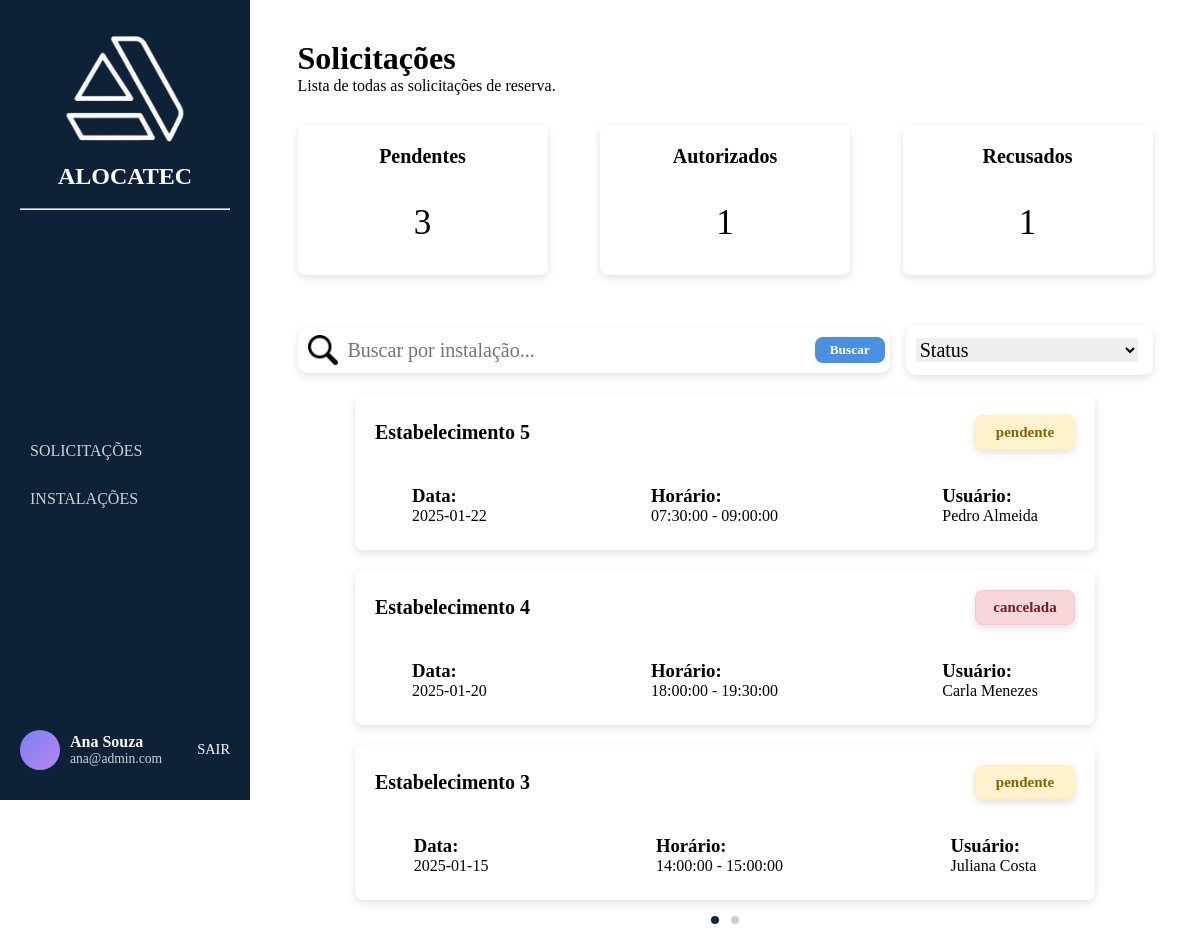
The app's page /pages/solicitacao/solicitacao.php (signed in) with its own data.
### tables this page shows
CREATE TABLE reserva (
    id_reserva INT AUTO_INCREMENT PRIMARY KEY,
    data DATE NOT NULL,
    horario_inicio TIME NOT NULL,
    horario_fim TIME NOT NULL,
    status ENUM('pendente', 'concluída', 'cancelada') NOT NULL,
    capacidade INT NOT NULL, 
     data_reserva DATETIME DEFAULT CURRENT_TIMESTAMP,
    id_usuario INT NOT NULL,
    id_estabelecimento INT NOT NULL,
    id_espaco INT NOT NULL,
    id_administrador INT NOT NULL,
    FOREIGN KEY (id_usuario) REFERENCES usuario(id_usuario),
    FOREIGN KEY (id_estabelecimento) REFERENCES estabelecimento(id_estabelecimento),
    FOREIGN KEY (id_espaco) REFERENCES espaco(id_espaco),
    FOREIGN KEY (id_administrador) REFERENCES administrador(id_administrador)
);

CREATE TABLE estabelecimento (
    id_estabelecimento INT AUTO_INCREMENT PRIMARY KEY,
    nome_est VARCHAR(100) NOT NULL,
    tipo ENUM('Vôlei','Futebol','Basquete','Piscina', 'Poliesportivo','Outros') NOT NULL,
    endereco VARCHAR(150) NOT NULL,
    numero NUMERIC(5) NOT NULL,
    bairro VARCHAR(150) NOT NULL,
    cep VARCHAR(10) NOT NULL,
    cidade VARCHAR(150) NOT NULL,
    complemento VARCHAR(150),
    uf VARCHAR(2) NOT NULL,
    status ENUM('Ativo', 'Inativo') NOT NULL,
    inicio TIME NOT NULL,
    termino TIME NOT NULL,
    disponibilidade ENUM('Seg-Sex', 'Sab-Dom', 'Seg-Dom') NOT NULL,
    id_administrador INT NOT NULL,
    FOREIGN KEY (id_administrador) REFERENCES administrador(id_administrador)
);

CREATE TABLE usuario (
    id_usuario INT AUTO_INCREMENT PRIMARY KEY,
    nome_usu VARCHAR(100) NOT NULL,
    email VARCHAR(100) NOT NULL,
    telefone VARCHAR(20) NOT NULL,
    data_nas date not null,
    estado varchar(50) not null,
    cidade varchar(100) not null,
    cep varchar(8) not null,
    cpf VARCHAR(20) NOT NULL,
    endereco VARCHAR(150) NOT NULL,
    senha VARCHAR(255) NOT NULL,
    genero enum('F', 'M') not null
);

### login/login.php (called while the page is built, shortened)
<?php
if (session_status() === PHP_SESSION_NONE) {
class Store {
    public static function get($key) {
        return $_SESSION[$key] ?? null;
    }
}
}

### pages/solicitacao/solicitacao.php (the view, shortened to what this page needs)
<?php
require_once '../../login/login.php';
$usuario = Store::get('usuario');
?>
<!DOCTYPE html>
<html lang="pt-BR">
<head>
  <link rel="stylesheet" href="solicitacao.css">
</head>
<body>
<aside class="sidebar">
  <div class="logo">
    <div class="icone-logo">
      <img src="./img/logo.png" alt="Logo ALOCATEC">
    </div>
    <h2>ALOCATEC</h2>
    <br><hr>
  </div>
  <nav>
    <ul>
      <li><a href="../solicitacao/solicitacao.php">SOLICITAÇÕES</a></li>
      <li><a href="../instalacoes/instalacoes.php">INSTALAÇÕES</a></li>
    </ul>
  </nav>
  <div class="user">
    <div class="avatar"></div>
    <div class="user-info">
      <p class="nome"><?= htmlspecialchars($usuario['nome']) ?></p>
      <p class="cargo"><?= htmlspecialchars($usuario['email']) ?></p>
    </div>
    <a href="../../login/logout.php" class="logout">SAIR</a>
  </div>
</aside>
<div class="content">
  <div class="page">
    <h1>Solicitações</h1>
    <p>Lista de todas as solicitações de reserva.</p>
  </div>
<div class="nao-sei">
  <div class="status">
    <h2>Pendentes</h2>
    <?php
    require '../../database/conexao_bd_mysql.php';
    $sql = "SELECT COUNT(*) AS total FROM reserva WHERE status='Pendente'";
    $r = mysqli_query($conexao_servidor_bd, $sql);
    echo "<div class='resultado'>" . mysqli_fetch_assoc($r)['total'] . "</div>";
    ?>
  </div>
  <div class="status">
    <h2>Autorizados</h2>
    <?php
    $sql = "SELECT COUNT(*) AS total FROM reserva WHERE status='concluída'";
    $r = mysqli_query($conexao_servidor_bd, $sql);
    echo "<div class='resultado'>" . mysqli_fetch_assoc($r)['total'] . "</div>";
    ?>
  </div>
  <div class="status">
    <h2>Recusados</h2>
    <?php
    $sql = "SELECT COUNT(*) AS total FROM reserva WHERE status='cancelada'";
    $r = mysqli_query($conexao_servidor_bd, $sql);
    echo "<div class='resultado'>" . mysqli_fetch_assoc($r)['total'] . "</div>";
    ?>
  </div>
</div>
<form method="GET" class="filters">
  <div class="search">
    <img src="./img/lupa.png" alt="Buscar">
    <input
      type="text"
      name="busca"
      placeholder="Buscar por instalação..."
      value="<?= isset($_GET['busca']) ? htmlspecialchars($_GET['busca']) : '' ?>"
    >
    <button type="submit" class="btn-buscar">Buscar</button>
  </div>
  <div class="chip">
    <select name="status" onchange="this.form.submit()">
      <option value="">Status</option>
    </select>
  </div>
</form>
<?php
require '../../database/conexao_bd_mysql.php';
$statusFiltro = "";
$buscaFiltro = "";
$limite = 3;
$onde_estou = isset($_GET['page']) ? max(1, intval($_GET['page'])) : 1;
$linha_mysql = ($onde_estou - 1) * $limite;
$total_query = "
    SELECT COUNT(*) AS total
    FROM reserva R
    INNER JOIN estabelecimento ES ON R.id_estabelecimento = ES.id_estabelecimento
    WHERE 1=1
    $statusFiltro
    $buscaFiltro
";
$total_result = mysqli_query($conexao_servidor_bd, $total_query);
$total = mysqli_fetch_assoc($total_result)['total'];
$total_pag = ceil($total / $limite);
$sql = "
SELECT
    R.id_reserva,
    R.data,
    R.horario_inicio,
    R.horario_fim,
    R.status,
    U.nome_usu AS nome_usu,
    ES.nome_est
FROM reserva R
INNER JOIN usuario U ON R.id_usuario = U.id_usuario
INNER JOIN estabelecimento ES ON R.id_estabelecimento = ES.id_estabelecimento
WHERE 1=1
$statusFiltro
$buscaFiltro
ORDER BY R.data DESC
LIMIT $linha_mysql, $limite
";
$reservas = mysqli_query($conexao_servidor_bd, $sql);
if ($reservas && mysqli_num_rows($reservas) > 0):
while ($reserva = mysqli_fetch_assoc($reservas)):
    $id = htmlspecialchars($reserva['id_reserva']);
?>
<div class="solicitacao-card" onclick="window.location.href='../gerenciar_solicitacao/gerenciar.php?id=<?= $id ?>'">
  <div class="topo-solicitacao">
    <div class="nome-espaco">
      <h2><?= htmlspecialchars($reserva['nome_est']) ?></h2>
    </div>
    <div class="status-solicitacao <?= htmlspecialchars($reserva['status']) ?>">
      <h2><?= htmlspecialchars($reserva['status']) ?></h2>
    </div>
  </div>
  <div class="detalhes-solicitacao">
    <div class="detalhe">
      <h3>Data:</h3>
      <p><?= htmlspecialchars($reserva['data']) ?></p>
    </div>
    <div class="detalhe">
      <h3>Horário:</h3>
      <p><?= $reserva['horario_inicio'] ?> - <?= $reserva['horario_fim'] ?></p>
    </div>
    <div class="detalhe">
      <h3>Usuário:</h3>
      <p><?= htmlspecialchars($reserva['nome_usu']) ?></p>
    </div>
  </div>
</div>
<?php endwhile; else: ?>
<div class="erro">
  <h2>Nenhuma solicitação encontrada</h2>
</div>
<?php endif; ?>
<div class="pagination-dots">
<?php for ($i = 1; $i <= $total_pag; $i++): ?>
    <a
      class="dot <?= ($i == $onde_estou) ? 'active' : '' ?>"
      href="?page=<?= $i ?>&status=<?= $_GET['status'] ?? '' ?>&busca=<?= $_GET['busca'] ?? '' ?>"
    ></a>
<?php endfor; ?>
</div>
</div>
</body>
</html>

### pages/solicitacao/solicitacao.css (style rules this page uses)
* { margin: 0; padding: 0; box-sizing: border-box; font-family: "Nunito"; }
body { display: flex; height: 100vh; }
.sidebar { width: 250px; background: #0d2137; color: white; display: flex; flex-direction: column; justify-content: space-between; padding: 30px 20px; }
.logo { text-align: center; margin-bottom: 10px; }
.logo img { width: 120px; height: auto; }
.icone-logo { font-size: 40px; font-weight: bold; }
nav ul { list-style: none; }
nav ul li { padding: 15px 10px; cursor: pointer; opacity: 0.8; transition: 0.3s; }
a { text-decoration: none; color: white; }
.user { display: flex; align-items: center; gap: 10px; }
.avatar { width: 40px; height: 40px; background: linear-gradient(135deg, #7f7ff5, #b388eb); border-radius: 50%; }
.user-info p { margin: 0; }
.nome { font-weight: bold; }
.cargo { font-size: 0.85rem; opacity: 0.8; }
.logout { margin-left: auto; color: #fff; font-size: 0.9rem; text-decoration: none; }
.content { flex: 1; background: #fff; padding: 20px 0; display: flex; flex-direction: column; align-items: center; }
.page { width: 90%; max-width: 900px; margin: 20px auto 10px auto; justify-content: space-between; }
.nao-sei, .filters, .solicitacao { width: 90%; max-width: 900px; margin: 0 auto; }
.nao-sei { padding: 20px 0; display: flex; justify-content: space-between; gap: 40px; }
.status { color: white; text-align: center; width: 250px; height: 150px; border-radius: 8px; box-shadow: 0 3px 8px rgba(0, 0, 0, 0.12); background: #fff; }
.status h2 { margin-top: 20px; font-size: 20px; color: #000; }
.resultado { color: #000; font-size: 35px; margin-top: 35px; }
.filters { margin-top: 30px; display: flex; justify-content: space-between; gap: 16px; align-items: center; padding: 0; }
.search { display: flex; align-items: center; gap: 10px; background: #fff; border-radius: 10px; height: 45px; width: 600px; box-shadow: 0 3px 8px rgba(0, 0, 0, 0.12); }
.search img { width: 30px; height: 30px; margin-left: 10px; }
.search input { border: none; outline: none; font-size: 20px; width: 100%; }
.chip { display: flex; align-items: center; gap: 15px; background: #fff; border-radius: 10px; height: 50px; width: 250px; box-shadow: 0 3px 8px rgba(0, 0, 0, 0.12); }
.chip select { border: none; outline: none; font-size: 20px; width: 90%; margin-left: 10px; }
.btn-buscar { background: #4a90e2; color: #fff; border: none; padding: 5px 15px; border-radius: 8px; cursor: pointer; transition: 0.2s; font-weight: 600; margin-right: 5px; }
.topo-solicitacao { display: flex; justify-content: space-between; align-items: center; padding: 15px; }
.nome-espaco h2, .detalhes-solicitacao h2 { color: #000; }
.nome-espaco { width: 600px; }
.nome-espaco h2 { font-size: 20px; color: #000; text-align: justify; }
.solicitacao-card { margin-top: 20px; padding: 5px; border-radius: 8px; box-shadow: 0 3px 8px rgba(0, 0, 0, 0.12); background: #ffff; }
.status-solicitacao { width: 100px; height: 35px; display: flex; justify-content: center; align-items: center; border-radius: 8px; box-shadow: 0 3px 8px rgba(0, 0, 0, 0.12); color: inherit; }
.status-solicitacao h2 { font-size: 15px; margin: 0; text-align: center; color: inherit; }
.status-solicitacao.pendente { background-color: #fff3cd; color: #856404; border: 1px solid #ffeeba; }
.status-solicitacao.cancelada { background-color: #f8d7da; color: #721c24; border: 1px solid #f5c6cb; }
.detalhes-solicitacao { display: flex; justify-content: space-around; gap: 100px; padding: 20px; }
img { width: 40px; height: 40px; }
.pagination-dots { text-align: center; margin-top: 10px; }
.pagination-dots .dot { display: inline-block; width: 8px; height: 8px; border-radius: 50%; background-color: #ccc; margin: 0 4px; cursor: pointer; }
.pagination-dots .dot.active { background-color: #122a40; }

### records on screen
reserva: id_estabelecimento.nome_est "Estabelecimento 5", status "pendente", data "2025-01-22", horario_inicio "07:30:00", horario_fim "09:00:00", id_usuario.nome_usu "Pedro Almeida"
reserva: id_estabelecimento.nome_est "Estabelecimento 4", status "cancelada", data "2025-01-20", horario_inicio "18:00:00", horario_fim "19:30:00", id_usuario.nome_usu "Carla Menezes"
reserva: id_estabelecimento.nome_est "Estabelecimento 3", status "pendente", data "2025-01-15", horario_inicio "14:00:00", horario_fim "15:00:00", id_usuario.nome_usu "Juliana Costa"

### other values on screen
$usuario['nome'] "Ana Souza"
$usuario['email'] "ana@admin.com"
mysqli_fetch_assoc($r)['total'] "3"
mysqli_fetch_assoc($r)['total'] "1"
